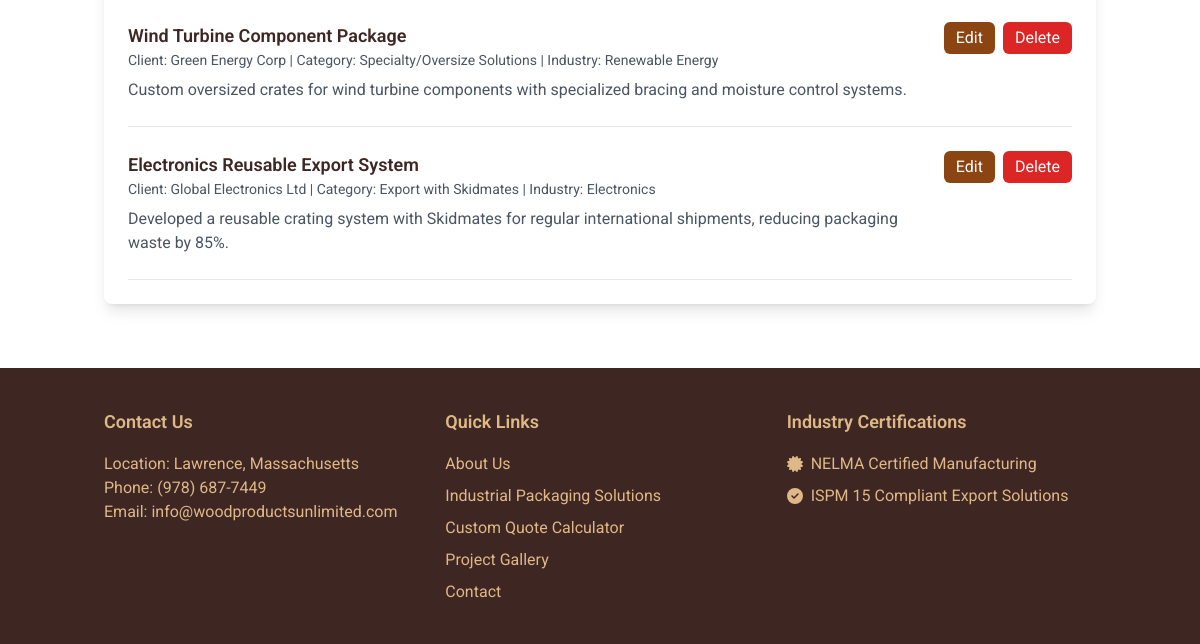
Before: /admin/gallery (signed in, lower part) with the older database file.
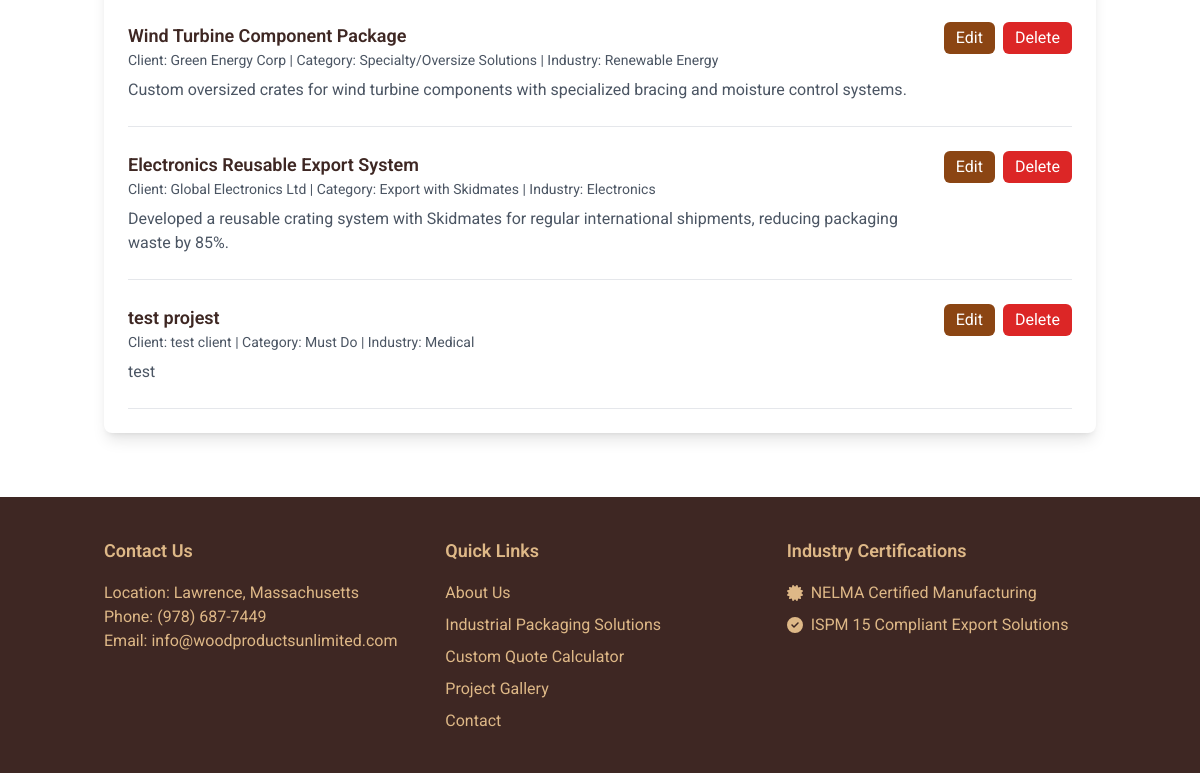
After: the same page with the newer database file.
### models.py (models this page shows)
class GalleryProject(db.Model):
    id = db.Column(db.Integer, primary_key=True)
    title = db.Column(db.String(100), nullable=False)
    description = db.Column(db.Text, nullable=False)
    image_url = db.Column(db.String(200), nullable=False)
    completion_date = db.Column(db.Date, nullable=False)
    completion_time = db.Column(db.Integer)  # In days
    client = db.Column(db.String(100))
    category = db.Column(db.String(50), nullable=False)
    industry_served = db.Column(db.String(50))
    size_category = db.Column(db.String(50))  # Small, Medium, Large, Oversize
    weight_capacity = db.Column(db.String(50))  # Weight capacity specification
    ispm_compliant = db.Column(db.Boolean, default=False)  # International shipping compliance
    special_features = db.Column(db.Text)  # JSON string of special features
    is_featured = db.Column(db.Boolean, default=False)
    created_at = db.Column(db.DateTime, default=datetime.utcnow)

### routes.py (the view, shortened to what this page needs)
@app.route('/admin/gallery', methods=['GET', 'POST'])
@login_required
def admin_gallery():
    try:
        projects = GalleryProject.query.all()
        return render_template('admin/gallery.html', projects=projects)
    except Exception as e:
        flash(f'An error occurred: {str(e)}', 'error')
        return redirect(url_for('admin_dashboard'))

### app.py (called while the page is built)
@login_manager.user_loader
def load_user(user_id):
    from models import Admin
    return Admin.query.get(int(user_id))

### routes.py (called while the page is built)
@app.context_processor
def utility_processor():
    def get_categories():
        return db.session.query(Product.category).distinct()
    return dict(get_categories=get_categories)

### templates/admin/gallery.html (shortened to what this page needs)
{% extends "base.html" %}
{% block content %}
<div class="container mx-auto px-4 py-16">
    <div class="max-w-6xl mx-auto">
        <div class="bg-white rounded-lg shadow-lg p-6">
            <div class="space-y-6">
                {% for project in projects %}
                <div class="border-b border-gray-200 pb-6">
                    <div class="flex justify-between items-start">
                        <div class="flex-1">
                            <h3 class="text-lg font-semibold">{{ project.title }}</h3>
                            <p class="text-sm text-gray-600 mb-2">
                                Client: {{ project.client }} | Category: {{ project.category }} | Industry: {{ project.industry_served }}
                            </p>
                            <p class="text-gray-600">{{ project.description }}</p>
                        </div>
                        <div class="flex space-x-2">
                            <a href="{{ url_for('edit_gallery_project', id=project.id) }}" class="bg-wood-brown text-white px-3 py-1 rounded-md hover:bg-wood-dark">Edit</a>
                            <form method="POST" action="{{ url_for('delete_project', id=project.id) }}" class="inline">
                                <button type="submit" class="bg-red-600 text-white px-3 py-1 rounded-md hover:bg-red-700" onclick="return confirm('Are you sure you want to delete this project?')">Delete</button>
                            </form>
                        </div>
                    </div>
                </div>
                {% endfor %}
            </div>
        </div>
    </div>
</div>
{% endblock %}

Changed rows visible on the page:
added GalleryProject: title "test projest", client "test client", category "Must Do", industry_served "Medical", description "test"
